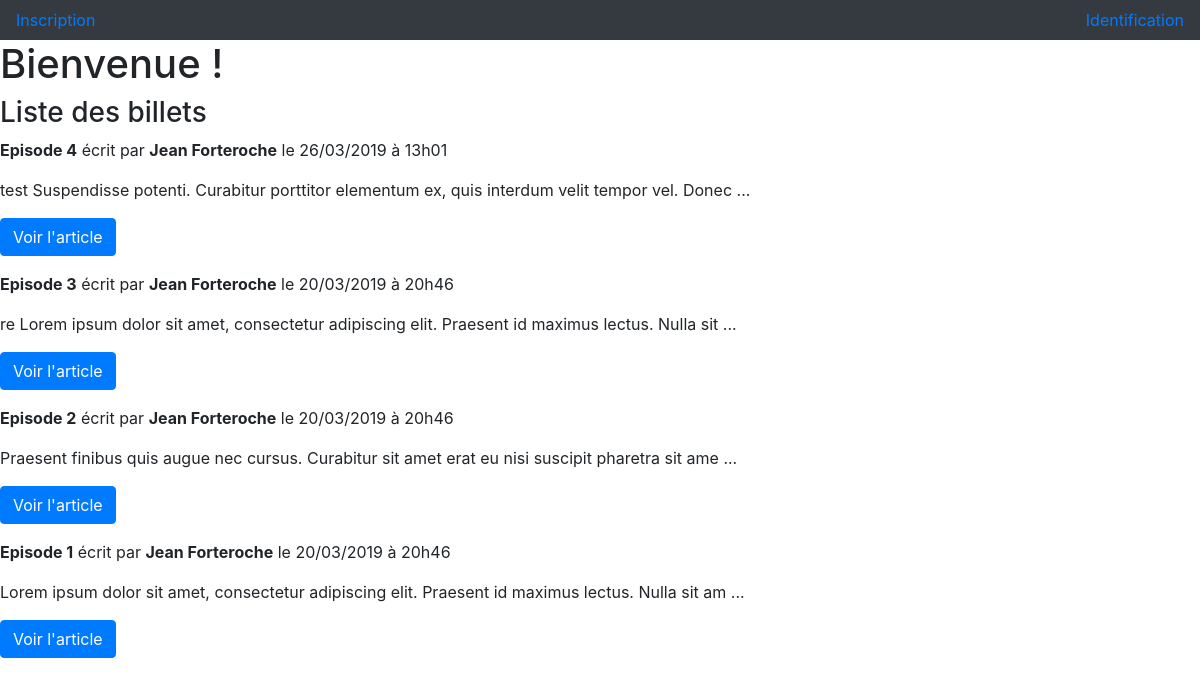
The page / on the database its author committed.
### tables this page shows
CREATE TABLE IF NOT EXISTS `posts` (
  `id` int(11) NOT NULL AUTO_INCREMENT,
  `title` varchar(255) NOT NULL,
  `content` text NOT NULL,
  `post_date` datetime NOT NULL,
  PRIMARY KEY (`id`)
);

### controller/PostsController.php (called while the page is built, shortened)
<?php
require_once 'model/PostsManager.php';
class PostsController
{
    public function listPosts()
    {
        $postsManager = new PostsManager();
        $posts = $postsManager->getListPosts();
        require 'view/listPostsView.php';
    }
}

### model/PostsManager.php (called while the page is built, shortened)
<?php
class PostsManager extends Manager
{
    public function getListPosts() {
        $db = $this->dbconnect();
        $q = $db->query
        ('SELECT id, title,content,
        DATE_FORMAT(post_date, \'%d/%m/%Y à %Hh%i\') AS post_date_fr
        FROM posts
        ORDER BY post_date DESC');
        $posts = $q->fetchAll();
        return $posts;
    }
}

### view/listPostsView.php (the view, shortened to what this page needs)
<nav class="navbar bg-dark">
<?php if (isset($_SESSION['role']) && $_SESSION['role'] == "1"): ?>
    <a href="index.php?action=adminPanel">Administration</a> <a href="index.php?action=disconnect">Déconnexion</a>
<?php elseif (isset($_SESSION['role']) && $_SESSION['role'] == '0'): ?>
    <a href="index.php?action=disconnect">Déconnexion</a>
<?php elseif(!isset($_SESSION['role'])): ?>
    <a href="index.php?action=signup">Inscription</a>
    <a href="index.php?action=signin">Identification</a>
<?php endif;?>
</nav>
<h1>Bienvenue !</h1>
<div>
    <h3>Liste des billets</h3>
    <?php foreach ($posts as $post): ?>
        <p>
            <strong><?=$post['title']?></strong>
            écrit par
            <strong>Jean Forteroche</strong>
            le
            <?=$post['post_date_fr']?>
        </p>
        <p>
            <?= substr($post['content'], 0, 100)?> ...
        </p>
        <p><a href="index.php?action=displayPost&postId=<?=$post['id']?>" class="btn btn-primary">Voir l'article</a></p>
    <?php endforeach;?>
</div>
<?php require 'template.php';?>

### rows shown on the page
posts: title "Episode 4", post_date_fr "26/03/2019 à 13h01", content "test Suspendisse potenti. Curabitur porttitor elementum ex, quis interdum velit tempor vel. Donec"
posts: title "Episode 3", post_date_fr "20/03/2019 à 20h46", content "re Lorem ipsum dolor sit amet, consectetur adipiscing elit. Praesent id maximus lectus. Nulla sit"
posts: title "Episode 2", post_date_fr "20/03/2019 à 20h46", content "Praesent finibus quis augue nec cursus. Curabitur sit amet erat eu nisi suscipit pharetra sit ame"
posts: title "Episode 1", post_date_fr "20/03/2019 à 20h46", content "Lorem ipsum dolor sit amet, consectetur adipiscing elit. Praesent id maximus lectus. Nulla sit am"
